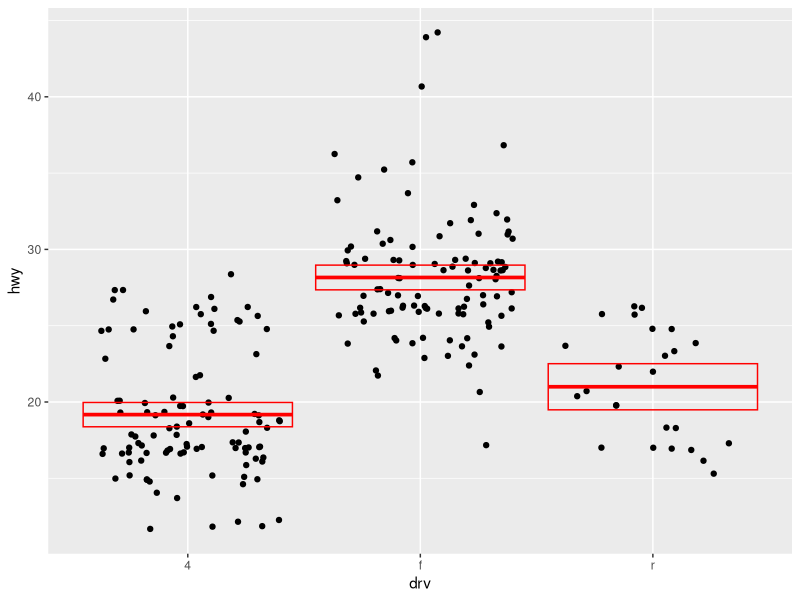
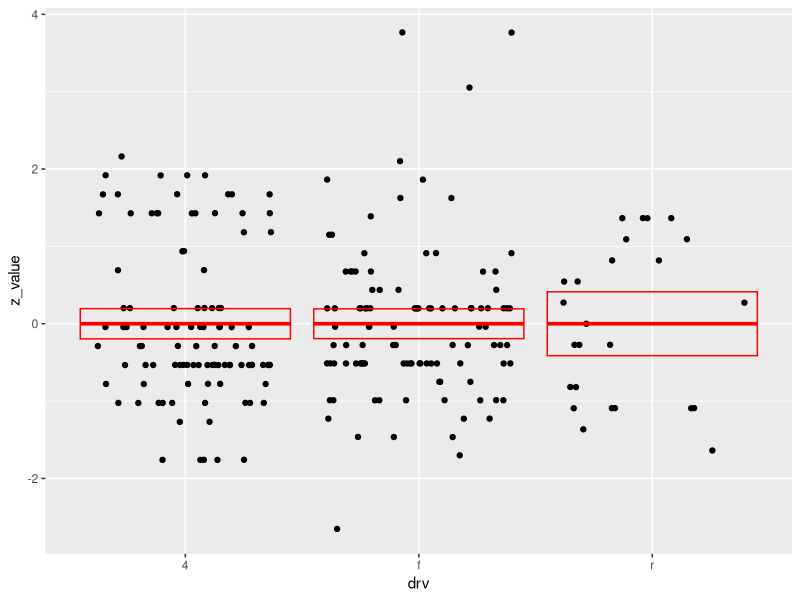

Recreate these plots in R, in order.
## ---- chunk 1
library(tidyverse)
t_alpha_2 <- function(df = Inf, alpha) {
  Q <- qt(alpha/2, df)
  return (Q)
}
## ---- chunk 2
t_data <- function(x, alpha=0.05) {
  n <- length(x)
  t_val <- t_alpha_2(n-1, alpha)
  mx <- mean(x)
  sx <- sd(x)
  lower <- mx - t_val*sx/sqrt(n)
  upper <- mx + t_val*sx/sqrt(n)
  tibble(y = mx, ymin = lower, ymax = upper)
}

ggplot(data = mpg, aes(x = drv, y = hwy)) + 
  geom_point(position = "jitter") +
  stat_summary(fun.data = t_data, geom = "crossbar", color = "red")
## ---- chunk 3
z_score <- function(x, mu = NA, sigma = NA){
  if (is.na(mu)) {
    mu <- mean(x)
  }
  if (is.na(sigma)) {
    sigma <- sd(x)
  }
  (x - mu)/sigma
}

mpg %>% group_by(drv) %>% 
  mutate(z_value = z_score(hwy)) %>% 
  ggplot(aes(x = drv, y = z_value)) +
  geom_point(position = "jitter") +
  stat_summary(fun.data = function(x) t_data(x, 0.05), geom = "crossbar", color = "red")
